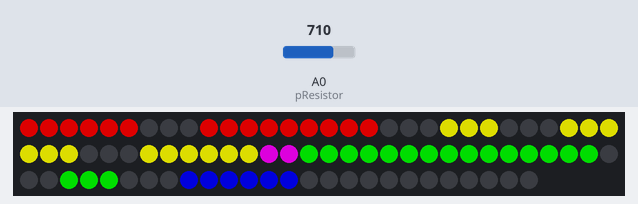
The sketch below on a simulated Arduino MKR. On the bench: 86 RGB LEDs in strip order, left to right, continuing on the next row. Inputs (shaded band) come from the test bench; at power-on: A0 (pResistor) = 512. Dim RGB values are drawn brighter than linear; WiFi joins after 1.5 s; servers stay silent unless stated; the local clock reads 2024-03-15 10:24:30 at power-on unless the sketch sets it; what the sketch prints to the serial monitor is not drawn.

13.8 s: A0 (pResistor) set to 440
16.0 s: A0 (pResistor) set to 710
Above: at 31.5 s.
Timing chart, 0 to 32.1 s (numbered marks = the images above; inputs shaded):
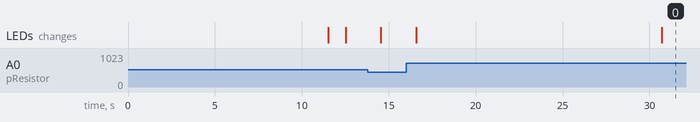

Measured:
- after the input at 16.0 s, the LEDs: first change after 0.57 s (image 0 shows a later state)

The sketch:

Clock-with_RTC_andNTP-WithPixels_working.ino
```cpp
#include <SPI.h>
#include <WiFiNINA.h>
#include <WiFiUdp.h>
#include <Timezone.h>    // https://github.com/JChristensen/Timezone
#include <RTCZero.h>
#include <Adafruit_NeoPixel.h>
RTCZero rtc;
#ifdef __AVR__
 #include <avr/power.h> // Required for 16 MHz Adafruit Trinket
#endif
#define LED_PIN    6
#define LED_COUNT 86
const int pResistor = A0;
int minutevalue;
Adafruit_NeoPixel strip(LED_COUNT, LED_PIN, NEO_GRB + NEO_KHZ800);
 int lightvalue;
int status = WL_IDLE_STATUS;
char ssid[] = "RainaIsolatedSSID";        // your network SSID (name)
char pass[] = "nevermindthebuzzcocks22";    // your network password (use for WPA, or use as key for WEP)
int keyIndex = 0;            // your network key Index number (needed only for WEP)
unsigned int localPort = 2390;      // local port to listen for UDP packets
IPAddress timeServer(129, 6, 15, 28); // time.nist.gov NTP server
const int NTP_PACKET_SIZE = 48; // NTP time stamp is in the first 48 bytes of the message
byte packetBuffer[ NTP_PACKET_SIZE]; //buffer to hold incoming and outgoing packets
WiFiUDP Udp;
int sizeof4 = 12;
 int secondcounter = 1;
const int rows = 10;
const int columns = 21;
int Sized[] = {18,6,15,15,12,15,18,9,21,18};

int number0[] = {0,1,2,3,4,5,6,7,8,9,10,11,12,13,14,18,19,20};//ok
int number1[] = {3,4,5,6,7,8}; //ok
int number2[] = {0,1,2,6,7,8,9,10,11,15,16,17,18,19,20};//ok
int number3[] = {0,1,2,3,4,5,6,7,8,9,10,11,15,16,17}; //question
int number4[] = {3,4,5,6,7,8,12,13,14,15,16,17}; //ok
int number5[] = {0,1,2,3,4,5,9,10,11,12,13,14,15,16,17};//ok
int number6[] = {0,1,2,3,4,5,9,10,11,12,13,14,15,16,17,18,19,20}; //ok
int number7[] = {3,4,5,6,7,8,9,10,11}; //ok
int number8[] = {0,1,2,3,4,5,6,7,8,9,10,11,12,13,14,15,16,17,18,19,20}; //good
int number9[] = {0,1,2,3,4,5,6,7,8,9,10,11,12,13,14,15,16,17}; //good


// United Kingdom (London, Belfast)
TimeChangeRule BST = {"BST", Last, Sun, Mar, 1, 60};        // British Summer Time
TimeChangeRule GMT = {"GMT", Last, Sun, Oct, 2, 0};         // Standard Time
Timezone UK(BST, GMT);


// US Pacific Time Zone (Las Vegas, Los Angeles)
TimeChangeRule usPDT = {"PDT", Second, Sun, Mar, 2, -420};
TimeChangeRule usPST = {"PST", First, Sun, Nov, 2, -480};
Timezone usPT(usPDT, usPST);
TimeChangeRule utcRule = {"UTC", Last, Sun, Mar, 1, 0};     // UTC
Timezone UTC(utcRule);
void setup()
{
   pinMode(pResistor, INPUT);
//    Serial.begin(115200);
   strip.begin();           // INITIALIZE NeoPixel strip object (REQUIRED)
  strip.show();            // Turn OFF all pixels ASAP
strip.clear();

  strip.setBrightness(150); // Set BRIGHTNESS to about 1/5 (max = 255)
 strip.setPixelColor(42,strip.Color(255,255,255));
  strip.setPixelColor(43,strip.Color(255,255,255));
  strip.show();
//  while (!Serial) {
//    ; // wait for serial port to connect. Needed for native USB port only
//  }
  getNTPTime();
}

void loop(){

//so we now have an RTC going with UTC.  now every tick, we need to get two separate times, one for PST and GMT and then pass those times off onto the output function
if (secondcounter==86400){
  //this should make sure the time is upto date every day
  getNTPTime();
}
gettimeasstringdigits(rtc.getHours(),rtc.getMinutes(),rtc.getSeconds());
lightvalue = analogRead(pResistor);
//Serial.println(lightvalue);
 if (lightvalue>700){
    strip.setBrightness(255);
     strip.show();
 }
 if ((lightvalue>450) && (lightvalue<700)){
  strip.setBrightness(150);
   strip.show();
 }
 if (lightvalue<450){
  strip.setBrightness(20);
   strip.show();
 }
secondcounter++;
    delay(1000);
}

void printArray( const int a[][ columns ] ) {
   // loop through array's rows
   for ( int i = 0; i < rows; ++i ) {
      // loop through columns of current row
      for ( int j = 0; j < columns; ++j )
//      Serial.print (a[ i ][ j ] );
      Serial.print ("\r" ) ; // start new line of output
   }
// end outer for
}
void gettimeasstringdigits(byte hours,byte minutes,byte seconds){
    char bufPST[40];
    char mPST[4];
        char bufUK[40];
    char mUK[4];
TimeChangeRule *tcr;

    time_t tUK = UK.toLocal(rtc.getEpoch(), &tcr);
    time_t tPST = usPT.toLocal(rtc.getEpoch(), &tcr);
    char PSTHour[3];
    char PSTMin[3];
    char PSTSec[3];
    char UKHour[3];
    char UKMin[3];
    char UKSec[3];

    strcpy(mUK, monthShortStr(month(tUK)));
    sprintf(bufUK, "%.2d:%.2d:%.2d %s %.2d %s %d %s",hour(tUK), minute(tUK), second(tUK), dayShortStr(weekday(tUK)), day(tUK), mUK, year(tUK), tcr -> abbrev);
        strcpy(mPST, monthShortStr(month(tPST)));
    sprintf(bufPST, "%.2d:%.2d:%.2d %s %.2d %s %d %s",hour(tPST), minute(tPST), second(tPST), dayShortStr(weekday(tPST)), day(tPST), mPST, year(tPST), tcr -> abbrev);
//    Serial.println(bufPST);
if (minutevalue!=rtc.getMinutes()){
//  Serial.println(minutevalue);
  strip.clear();
  minutevalue = rtc.getMinutes();


    sprintf(PSTHour,"%.2d",hour(tPST));
    sprintf(PSTMin,"%.2d",minute(tPST));
    sprintf(PSTSec,"%.2d",second(tPST));
    sprintf(UKHour,"%.2d",hour(tUK));
    sprintf(UKMin,"%.2d",minute(tUK));
    sprintf(UKSec,"%.2d",second(tUK));

    String PSTHours = String(PSTHour);
    String PSTMins = String(PSTMin);
    String PSTSeconds = String(PSTSec);
    String UKHours = String(UKHour);
    String UKMins = String(UKMin);
    String UKSeconds = String(UKSec);

String PSTMinute1 = String(PSTMin).substring(0,1);
String PSTMinute2 = String(PSTMin).substring(1);
String UKMinute1 = String(UKMin).substring(0,1);
String UKMinute2 = String(UKMin).substring(1);

String PSTHour1 = String(PSTHour).substring(0,1);
String PSTHour2 = String(PSTHour).substring(1);
String UKHour1 = String(UKHour).substring(0,1);
String UKHour2 = String(UKHour).substring(1);
outputdigit (PSTMinute2.toInt(),0,150,0,0);
outputdigit (PSTMinute1.toInt(),21,150,150,0);
outputdigit (PSTHour2.toInt(),44,0,150,0);
outputdigit (PSTHour1.toInt(),65,0,0,150);
 strip.setPixelColor(42,strip.Color(150,0,150));
  strip.setPixelColor(43,strip.Color(150,0,150));
  strip.show();
}

}
void outputdigit(int digit,int offset,int redvalue,int greenvalue,int bluevalue){

//    strip.clear();
  switch (digit){
    case 0:
          for (int wi = 0; wi < Sized[digit]; wi++) {
        strip.setPixelColor(number0[wi]+offset,strip.Color(redvalue,greenvalue,bluevalue));
      }
      strip.show(); // Update strip with new contents
    break;
    case 1:
          for (int wi = 0; wi < Sized[digit]; wi++) {
        strip.setPixelColor(number1[wi]+offset,strip.Color(redvalue,greenvalue,bluevalue));
      }
      strip.show(); // Update strip with new contents
    break;
    case 2:
          for (int wi = 0; wi < Sized[digit]; wi++) {
        strip.setPixelColor(number2[wi]+offset,strip.Color(redvalue,greenvalue,bluevalue));
      }
      strip.show(); // Update strip with new contents
    break;
    case 3:
          for (int wi = 0; wi < Sized[digit]; wi++) {
        strip.setPixelColor(number3[wi]+offset,strip.Color(redvalue,greenvalue,bluevalue));
      }
      strip.show(); // Update strip with new contents
    break;
    case 4:
          for (int wi = 0; wi < Sized[digit]; wi++) {
        strip.setPixelColor(number4[wi]+offset,strip.Color(redvalue,greenvalue,bluevalue));
      }
      strip.show(); // Update strip with new contents
    break;
    case 5:
        for (int wi = 0; wi < Sized[digit]; wi++) {
        strip.setPixelColor(number5[wi]+offset,strip.Color(redvalue,greenvalue,bluevalue));
      }
      strip.show(); // Update strip with new contents
    break;
    case 6:
          for (int wi = 0; wi < Sized[digit]; wi++) {
        strip.setPixelColor(number6[wi]+offset,strip.Color(redvalue,greenvalue,bluevalue));
      }
      strip.show(); // Update strip with new contents
    break;
    case 7:
          for (int wi = 0; wi < Sized[digit]; wi++) {
        strip.setPixelColor(number7[wi]+offset,strip.Color(redvalue,greenvalue,bluevalue));
      }
      strip.show(); // Update strip with new contents
    break;
    case 8:
          for (int wi = 0; wi < Sized[digit]; wi++) {
        strip.setPixelColor(number8[wi]+offset,strip.Color(redvalue,greenvalue,bluevalue));
      }
      strip.show(); // Update strip with new contents
    break;
    case 9:
      for (int wi = 0; wi < Sized[digit]; wi++) {
        strip.setPixelColor(number9[wi]+offset,strip.Color(redvalue,greenvalue,bluevalue));
      }
      strip.show(); // Update strip with new contents
    break;
  }
//  for (int wi = 0; wi < Sized[digit]; wi++) {
////    Serial.println(numberX[digit][wi]);
////    strip.setPixelColor(numberX[digit][wi],strip.Color(redvalue,greenvalue,bluevalue));
////    strip.show(); // Update strip with new contents
//  }

//  }
}
void getNTPTime(){
  if (WiFi.status() == WL_NO_MODULE) {
    Serial.println("Communication with WiFi module failed!");
    while (true);
  }
  String fv = WiFi.firmwareVersion();
  if (fv < WIFI_FIRMWARE_LATEST_VERSION) {
    Serial.println("Please upgrade the firmware");
  }
  while (status != WL_CONNECTED) {
    Serial.print("Attempting to connect to SSID: ");
    Serial.println(ssid);
    status = WiFi.begin(ssid, pass);
    delay(10000);
  }
  Serial.println("Connected to wifi");
  printWifiStatus();
  Serial.println("\nStarting connection to server...");
  Udp.begin(localPort);
  sendNTPpacket(timeServer); // send an NTP packet to a time server
  delay(1000);
  secondcounter=0; //reset the counter, so we always get the correct time every 24 hrs
  if (Udp.parsePacket()) {
    Udp.read(packetBuffer, NTP_PACKET_SIZE); // read the packet into the buffer
    unsigned long highWord = word(packetBuffer[40], packetBuffer[41]);
    unsigned long lowWord = word(packetBuffer[42], packetBuffer[43]);
    unsigned long secsSince1900 = highWord << 16 | lowWord;
    const unsigned long seventyYears = 2208988800UL;
    unsigned long epoch = secsSince1900 - seventyYears;
//    Serial.println('---------------------------------');
//    Serial.println(epoch);
//    Serial.println('---------------------------------');
    SetDateTime(usPT, epoch, " Los Angeles");
  }
}
// given a Timezone object, UTC and a string description, convert and print local time with time zone
void SetDateTime(Timezone tz, time_t utc, const char *descr){

   strip.clear();
    strip.setPixelColor(42,strip.Color(0,255,0));
  strip.setPixelColor(43,strip.Color(0,255,0));
  strip.show();
    rtc.begin(); // initialize RTC
    rtc.setEpoch(utc);
    minutevalue = rtc.getMinutes();

}

void print2digits(int number) {

  if (number < 10) {

    Serial.print("0"); // print a 0 before if the number is < than 10

  }

  Serial.print(number);
}
unsigned long sendNTPpacket(IPAddress& address) {

  Serial.println("1");

   strip.clear();
    strip.setPixelColor(42,strip.Color(0,0,0));
  strip.setPixelColor(43,strip.Color(0,0,0));
  strip.show();
  // set all bytes in the buffer to 0

  memset(packetBuffer, 0, NTP_PACKET_SIZE);

  // Initialize values needed to form NTP request

  // (see URL above for details on the packets)

  Serial.println("2");

   strip.clear();
    strip.setPixelColor(42,strip.Color(100,0,0));
  strip.setPixelColor(43,strip.Color(100,0,0));
  strip.show();
  packetBuffer[0] = 0b11100011;   // LI, Version, Mode

  packetBuffer[1] = 0;     // Stratum, or type of clock

  packetBuffer[2] = 6;     // Polling Interval

  packetBuffer[3] = 0xEC;  // Peer Clock Precision

  // 8 bytes of zero for Root Delay & Root Dispersion

  packetBuffer[12]  = 49;

  packetBuffer[13]  = 0x4E;

  packetBuffer[14]  = 49;

  packetBuffer[15]  = 52;

  Serial.println("3");
   strip.clear();
    strip.setPixelColor(42,strip.Color(255,0,0));
  strip.setPixelColor(43,strip.Color(255,0,0));
  strip.show();
  // all NTP fields have been given values, now

  // you can send a packet requesting a timestamp:

  Udp.beginPacket(address, 123); //NTP requests are to port 123

  Serial.println("4");
     strip.clear();
    strip.setPixelColor(42,strip.Color(255,100,0));
  strip.setPixelColor(43,strip.Color(255,100,0));
  strip.show();

  Udp.write(packetBuffer, NTP_PACKET_SIZE);

  Serial.println("5");
   strip.clear();
    strip.setPixelColor(42,strip.Color(255,255,0));
  strip.setPixelColor(43,strip.Color(255,255,0));
  strip.show();
  Udp.endPacket();

  Serial.println("6");
     strip.clear();
    strip.setPixelColor(42,strip.Color(255,250,100));
  strip.setPixelColor(43,strip.Color(255,255,100));
  strip.show();
}
void printWifiStatus() {

  // print the SSID of the network you're attached to:

  Serial.print("SSID: ");

  Serial.println(WiFi.SSID());

  // print your board's IP address:

  IPAddress ip = WiFi.localIP();

  Serial.print("IP Address: ");

  Serial.println(ip);

  // print the received signal strength:

  long rssi = WiFi.RSSI();

  Serial.print("signal strength (RSSI):");

  Serial.print(rssi);

  Serial.println(" dBm");
  if (Udp.parsePacket()) {

    Serial.println("packet received");


    Udp.read(packetBuffer, NTP_PACKET_SIZE); // read the packet into the buffer

    unsigned long highWord = word(packetBuffer[40], packetBuffer[41]);

    unsigned long lowWord = word(packetBuffer[42], packetBuffer[43]);
    unsigned long secsSince1900 = highWord << 16 | lowWord;
    const unsigned long seventyYears = 2208988800UL;
    unsigned long epoch = secsSince1900 - seventyYears;
//    printDateTime(UK, epoch, " London");
//    SetDateTime(usPT, epoch, " Los Angeles");
  }
}
```
